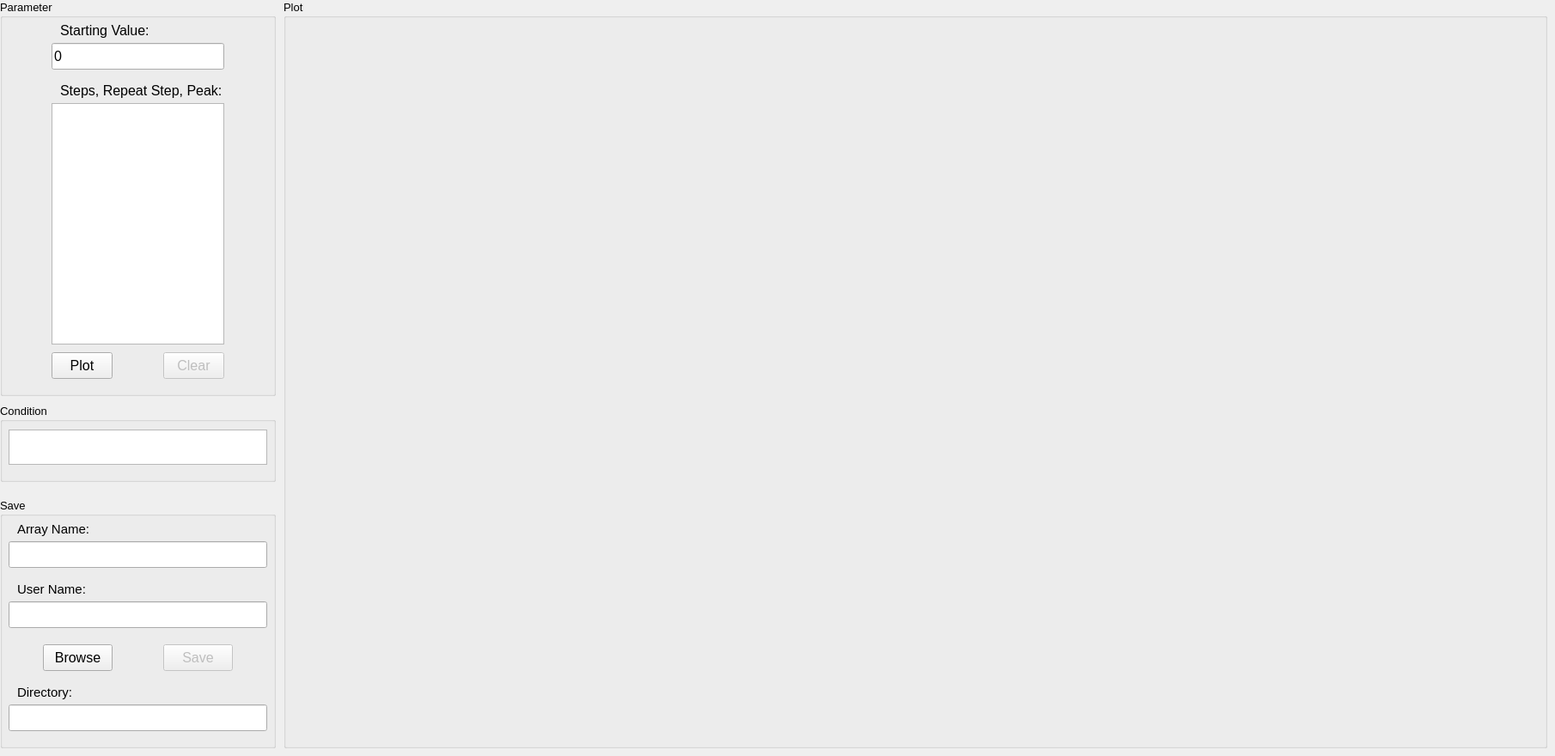
            <widget class="QWidget" name="page_array">
             <widget class="QGroupBox" name="groupBox_parameter">
              <property name="geometry">
               <rect>
                <x>0</x>
                <y>0</y>
                <width>321</width>
                <height>461</height>
               </rect>
              </property>
              <property name="font">
               <font>
                <pointsize>10</pointsize>
               </font>
              </property>
              <property name="title">
               <string>Parameter</string>
              </property>
              <widget class="QLabel" name="label_starting_value">
               <property name="geometry">
                <rect>
                 <x>70</x>
                 <y>20</y>
                 <width>111</width>
                 <height>31</height>
                </rect>
               </property>
               <property name="font">
                <font>
                 <pointsize>12</pointsize>
                </font>
               </property>
               <property name="text">
                <string>Starting Value:</string>
               </property>
              </widget>
              <widget class="QLineEdit" name="lineEdit_start">
               <property name="geometry">
                <rect>
                 <x>60</x>
                 <y>50</y>
                 <width>201</width>
                 <height>31</height>
                </rect>
               </property>
               <property name="font">
                <font>
                 <pointsize>12</pointsize>
                </font>
               </property>
               <property name="text">
                <string>0</string>
               </property>
              </widget>
              <widget class="QPushButton" name="pushButton_plot">
               <property name="geometry">
                <rect>
                 <x>60</x>
                 <y>410</y>
                 <width>71</width>
                 <height>31</height>
                </rect>
               </property>
               <property name="font">
                <font>
                 <pointsize>12</pointsize>
                </font>
               </property>
               <property name="text">
                <string>Plot</string>
               </property>
              </widget>
              <widget class="QPushButton" name="pushButton_clear">
               <property name="enabled">
                <bool>false</bool>
               </property>
               <property name="geometry">
                <rect>
                 <x>190</x>
                 <y>410</y>
                 <width>71</width>
                 <height>31</height>
                </rect>
               </property>
               <property name="font">
                <font>
                 <pointsize>12</pointsize>
                </font>
               </property>
               <property name="text">
                <string>Clear</string>
               </property>
              </widget>
              <widget class="QTextEdit" name="textEdit_peaks_steps">
               <property name="geometry">
                <rect>
                 <x>60</x>
                 <y>120</y>
                 <width>201</width>
                 <height>281</height>
                </rect>
               </property>
               <property name="font">
                <font>
                 <pointsize>12</pointsize>
                 <strikeout>false</strikeout>
                 <kerning>true</kerning>
                </font>
               </property>
               <property name="cursor" stdset="0">
                <cursorShape>IBeamCursor</cursorShape>
               </property>
               <property name="horizontalScrollBarPolicy">
                <enum>Qt::ScrollBarAsNeeded</enum>
               </property>
               <property name="html">
                <string>&lt;!DOCTYPE HTML PUBLIC &quot;-//W3C//DTD HTML 4.0//EN&quot; &quot;http://www.w3.org/TR/REC-html40/strict.dtd&quot;&gt;
&lt;html&gt;&lt;head&gt;&lt;meta name=&quot;qrichtext&quot; content=&quot;1&quot; /&gt;&lt;style type=&quot;text/css&quot;&gt;
p, li { white-space: pre-wrap; }
&lt;/style&gt;&lt;/head&gt;&lt;body style=&quot; font-family:'MS Shell Dlg 2'; font-size:12pt; font-weight:400; font-style:normal;&quot;&gt;
&lt;p style=&quot;-qt-paragraph-type:empty; margin-top:0px; margin-bottom:0px; margin-left:0px; margin-right:0px; -qt-block-indent:0; text-indent:0px;&quot;&gt;&lt;br /&gt;&lt;/p&gt;&lt;/body&gt;&lt;/html&gt;</string>
               </property>
               <property name="tabStopWidth">
                <number>80</number>
               </property>
               <property name="cursorWidth">
                <number>2</number>
               </property>
              </widget>
              <widget class="QLabel" name="label_2">
               <property name="geometry">
                <rect>
                 <x>70</x>
                 <y>90</y>
                 <width>191</width>
                 <height>31</height>
                </rect>
               </property>
               <property name="font">
                <font>
                 <pointsize>12</pointsize>
                </font>
               </property>
               <property name="text">
                <string>Steps, Repeat Step, Peak:</string>
               </property>
              </widget>
             </widget>
             <widget class="QGroupBox" name="groupBox_save_general">
              <property name="geometry">
               <rect>
                <x>0</x>
                <y>580</y>
                <width>321</width>
                <height>291</height>
               </rect>
              </property>
              <property name="font">
               <font>
                <pointsize>10</pointsize>
               </font>
              </property>
              <property name="title">
               <string>Save</string>
              </property>
              <widget class="QLineEdit" name="lineEdit_array_name">
               <property name="geometry">
                <rect>
                 <x>10</x>
                 <y>50</y>
                 <width>301</width>
                 <height>31</height>
                </rect>
               </property>
               <property name="font">
                <font>
                 <pointsize>12</pointsize>
                </font>
               </property>
              </widget>
              <widget class="QLabel" name="label_4">
               <property name="geometry">
                <rect>
                 <x>20</x>
                 <y>20</y>
                 <width>111</width>
                 <height>31</height>
                </rect>
               </property>
               <property name="font">
                <font>
                 <pointsize>11</pointsize>
                </font>
               </property>
               <property name="text">
                <string>Array Name:</string>
               </property>
              </widget>
              <widget class="QPushButton" name="pushButton_save">
               <property name="enabled">
                <bool>false</bool>
               </property>
               <property name="geometry">
                <rect>
                 <x>190</x>
                 <y>170</y>
                 <width>81</width>
                 <height>31</height>
                </rect>
               </property>
               <property name="font">
                <font>
                 <pointsize>12</pointsize>
                </font>
               </property>
               <property name="text">
                <string>Save</string>
               </property>
              </widget>
              <widget class="QLabel" name="label_6">
               <property name="geometry">
                <rect>
                 <x>20</x>
                 <y>210</y>
                 <width>111</width>
                 <height>31</height>
                </rect>
               </property>
               <property name="font">
                <font>
                 <pointsize>11</pointsize>
                </font>
               </property>
               <property name="text">
                <string>Directory:</string>
               </property>
              </widget>
              <widget class="QLineEdit" name="lineEdit_directory_save">
               <property name="geometry">
                <rect>
                 <x>10</x>
                 <y>240</y>
                 <width>301</width>
                 <height>31</height>
                </rect>
               </property>
               <property name="font">
                <font>
                 <pointsize>10</pointsize>
                </font>
               </property>
              </widget>
              <widget class="QPushButton" name="pushButton_browse_save">
               <property name="geometry">
                <rect>
                 <x>50</x>
                 <y>170</y>
                 <width>81</width>
                 <height>31</height>
                </rect>
               </property>
               <property name="font">
                <font>
                 <pointsize>12</pointsize>
                </font>
               </property>
               <property name="text">
                <string>Browse</string>
               </property>
              </widget>
              <widget class="QLabel" name="label_10">
               <property name="geometry">
                <rect>
                 <x>20</x>
                 <y>90</y>
                 <width>111</width>
                 <height>31</height>
                </rect>
               </property>
               <property name="font">
                <font>
                 <pointsize>11</pointsize>
                </font>
               </property>
               <property name="text">
                <string>User Name:</string>
               </property>
              </widget>
              <widget class="QLineEdit" name="lineEdit_user_name">
               <property name="geometry">
                <rect>
                 <x>10</x>
                 <y>120</y>
                 <width>301</width>
                 <height>31</height>
                </rect>
               </property>
               <property name="font">
                <font>
                 <pointsize>12</pointsize>
                </font>
               </property>
              </widget>
             </widget>
             <widget class="QGroupBox" name="groupBox_condition_general">
              <property name="geometry">
               <rect>
                <x>0</x>
                <y>470</y>
                <width>321</width>
                <height>91</height>
               </rect>
              </property>
              <property name="font">
               <font>
                <pointsize>10</pointsize>
               </font>
              </property>
              <property name="title">
               <string>Condition</string>
              </property>
              <widget class="QTextEdit" name="textEdit_condition">
               <property name="geometry">
                <rect>
                 <x>10</x>
                 <y>30</y>
                 <width>301</width>
                 <height>41</height>
                </rect>
               </property>
               <property name="font">
                <font>
                 <pointsize>12</pointsize>
                </font>
               </property>
              </widget>
             </widget>
             <widget class="QGroupBox" name="groupBox_plot">
              <property name="geometry">
               <rect>
                <x>330</x>
                <y>0</y>
                <width>1471</width>
                <height>871</height>
               </rect>
              </property>
              <property name="font">
               <font>
                <pointsize>10</pointsize>
               </font>
              </property>
              <property name="title">
               <string>Plot</string>
              </property>
              <widget class="MatplotlibWidget" name="mplwidget_general">
               <property name="geometry">
                <rect>
                 <x>350</x>
                 <y>270</y>
                 <width>16</width>
                 <height>16</height>
                </rect>
               </property>
              </widget>
              <widget class="QWidget" name="widget_general" native="true">
               <property name="geometry">
                <rect>
                 <x>0</x>
                 <y>10</y>
                 <width>1571</width>
                 <height>861</height>
                </rect>
               </property>
              </widget>
             </widget>
            </widget>
